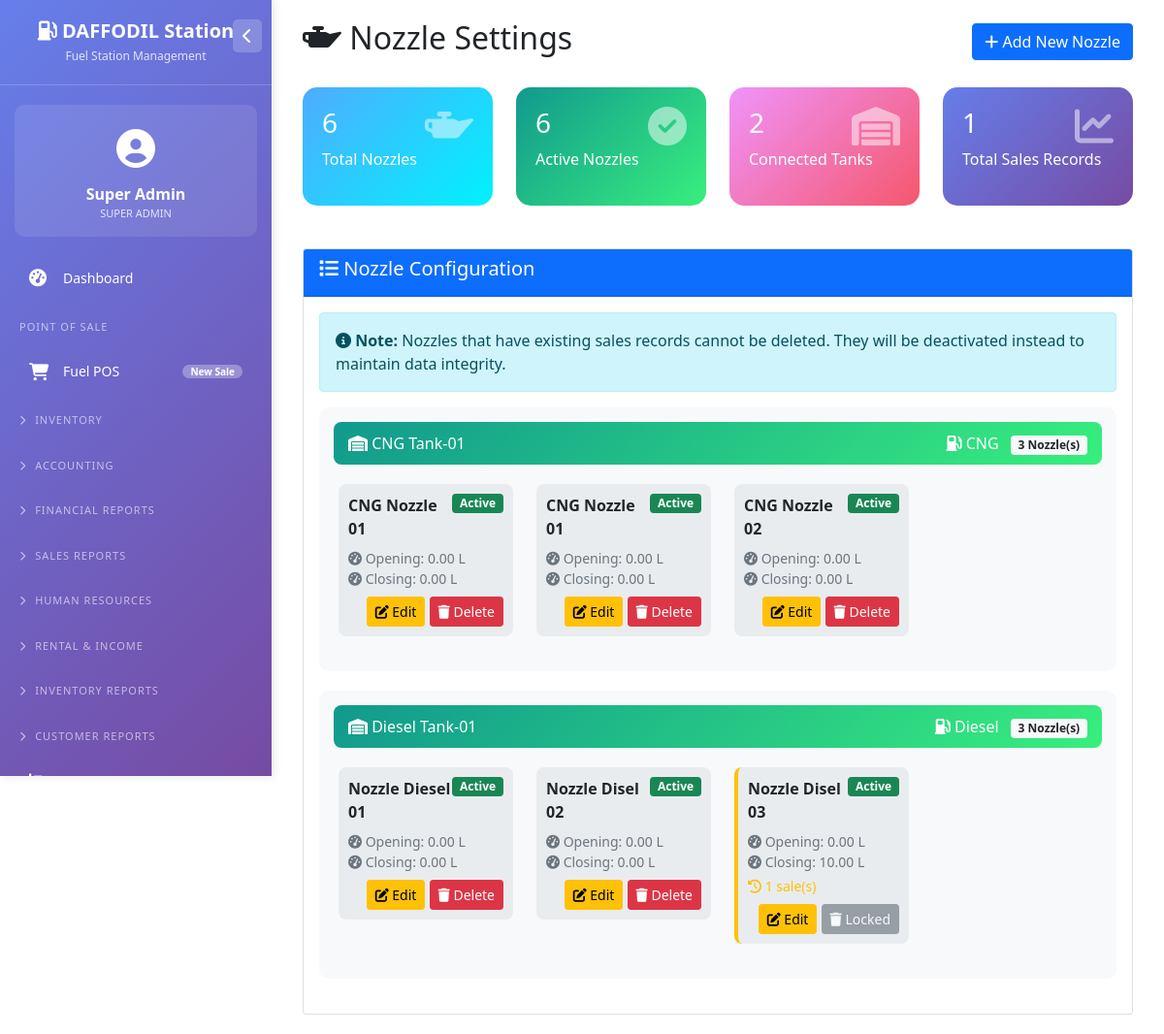
/nozzle_settings.php (signed in), run on an earlier commit of the app's database.
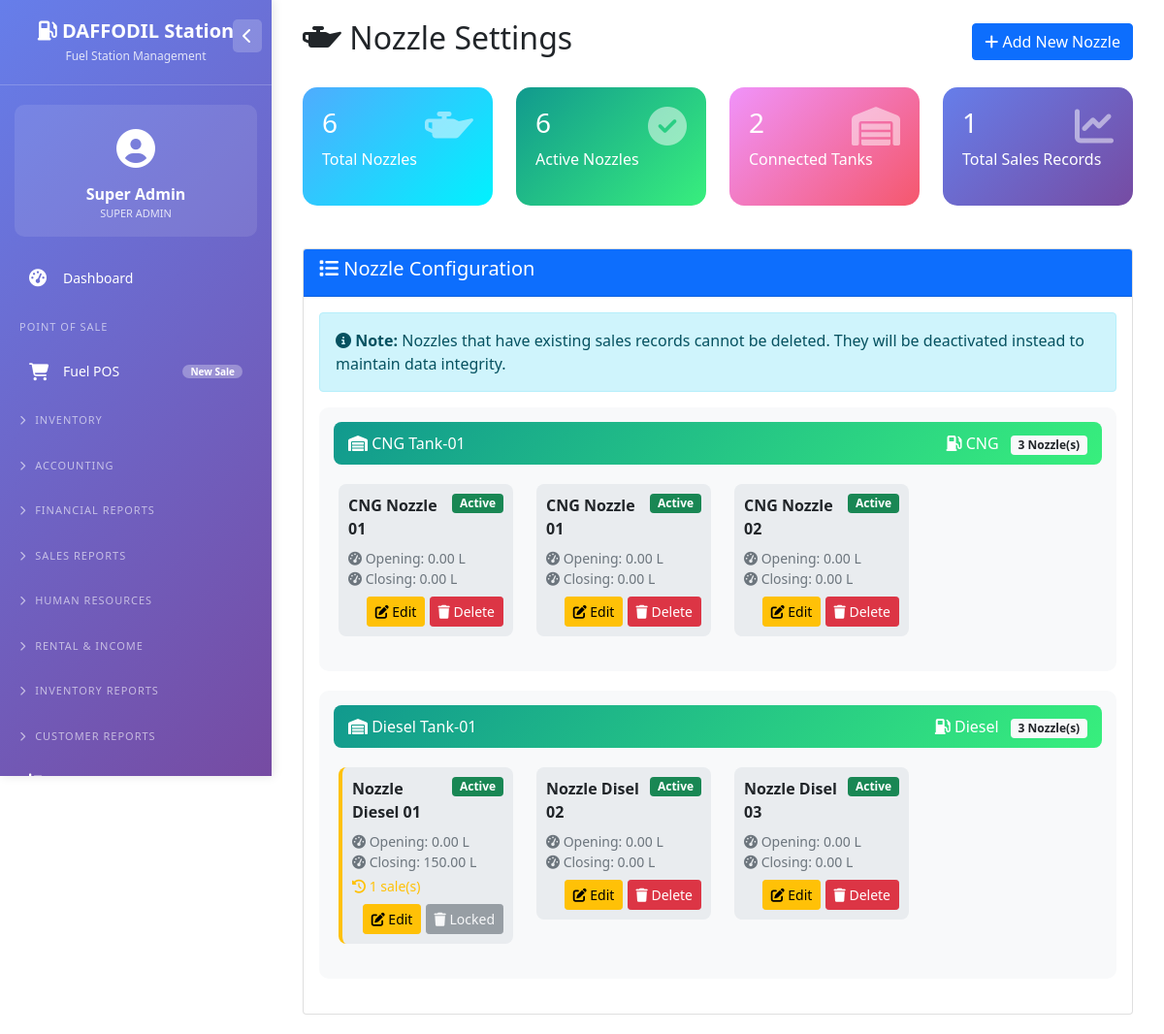
And on a later commit of the database.
### tables this page shows
CREATE TABLE `nozzles` (
  `id` int(11) NOT NULL,
  `nozzle_name` varchar(50) NOT NULL,
  `tank_id` int(11) NOT NULL,
  `opening_meter` decimal(10,2) DEFAULT 0.00,
  `closing_meter` decimal(10,2) DEFAULT 0.00,
  `is_active` tinyint(1) DEFAULT 1
);

### nozzle_settings.php (the view, shortened to what the changed rows need)
<?php
require_once 'config/database.php';
$nozzles = $pdo->query("
    SELECT n.*,
           t.tank_name,
           t.product_id,
           p.product_name,
           (SELECT COUNT(*) FROM sales WHERE nozzle_id = n.id) as sale_count
    FROM nozzles n
    LEFT JOIN tanks t ON n.tank_id = t.id
    LEFT JOIN fuel_products p ON t.product_id = p.id
    ORDER BY n.nozzle_name
")->fetchAll();
?>
<!DOCTYPE html>
<html lang="en">
<head>
    <link href="https://cdn.jsdelivr.net/npm/bootstrap@5.1.3/dist/css/bootstrap.min.css" rel="stylesheet">
    <link rel="stylesheet" href="https://cdnjs.cloudflare.com/ajax/libs/font-awesome/6.4.0/css/all.min.css">
    <link rel="stylesheet" href="https://cdn.datatables.net/1.11.5/css/dataTables.bootstrap5.min.css">
</head>
<body>
    <?php include 'left_menu.php'; ?>
    <div class="main-content">
        <div class="container-fluid">
            <div class="d-flex justify-content-between align-items-center mb-4">
                <h2><i class="fas fa-oil-can"></i> Nozzle Settings</h2>
            </div>
            <div class="card">
                <div class="card-body">
                    <?php
                    $grouped = [];
                    foreach($nozzles as $nozzle) {
                        $tank_key = $nozzle['tank_id'] ?? 'unassigned';
                        if(!isset($grouped[$tank_key])) {
                            $grouped[$tank_key] = [
                                'tank_name' => $nozzle['tank_name'] ?? 'Unassigned',
                                'product_name' => $nozzle['product_name'] ?? 'N/A',
                                'nozzles' => []
                            ];
                        }
                        $grouped[$tank_key]['nozzles'][] = $nozzle;
                    }
                    ?>
                    <?php foreach($grouped as $tank_id => $group): ?>
                        <div class="tank-group">
                            <div class="tank-title">
                                <i class="fas fa-warehouse"></i>
                                <?php echo htmlspecialchars($group['tank_name']); ?>
                                <span class="float-end">
                                    <i class="fas fa-gas-pump"></i> <?php echo $group['product_name']; ?>
                                    <span class="badge bg-light text-dark ms-2">
                                        <?php echo count($group['nozzles']); ?> Nozzle(s)
                                    </span>
                                </span>
                            </div>
                            <div class="row">
                                <?php foreach($group['nozzles'] as $nozzle): ?>
                                    <div class="col-md-4 col-lg-3 mb-3">
                                        <div class="nozzle-badge <?php echo $nozzle['sale_count'] > 0 ? 'has-sales' : ''; ?>">
                                            <div class="d-flex justify-content-between align-items-start">
                                                <strong><?php echo htmlspecialchars($nozzle['nozzle_name']); ?></strong>
                                                <?php if($nozzle['is_active']): ?>
                                                    <span class="badge bg-success">Active</span>
                                                <?php else: ?>
                                                    <span class="badge bg-secondary">Inactive</span>
                                                <?php endif; ?>
                                            </div>
                                            <div class="small text-muted mt-2">
                                                <div><i class="fas fa-tachometer-alt"></i> Opening: <?php echo number_format($nozzle['opening_meter'], 2); ?> L</div>
                                                <div><i class="fas fa-tachometer-alt"></i> Closing: <?php echo number_format($nozzle['closing_meter'], 2); ?> L</div>
                                                <?php if($nozzle['sale_count'] > 0): ?>
                                                    <div class="text-warning mt-1">
                                                        <i class="fas fa-history"></i> <?php echo $nozzle['sale_count']; ?> sale(s)
                                                    </div>
                                                <?php endif; ?>
                                            </div>
                                            <div class="mt-2 text-end">
                                                <button class="btn btn-sm btn-warning" onclick="editNozzle(<?php echo $nozzle['id']; ?>, '<?php echo addslashes($nozzle['nozzle_name']); ?>', <?php echo $nozzle['tank_id'] ?? 'null'; ?>, <?php echo $nozzle['is_active']; ?>)">
                                                    <i class="fas fa-edit"></i> Edit
                                                </button>
                                                <?php if($nozzle['sale_count'] == 0): ?>
                                                    <a href="?delete_id=<?php echo $nozzle['id']; ?>" class="btn btn-sm btn-danger" onclick="return confirm('Delete this nozzle? This action cannot be undone.')">
                                                        <i class="fas fa-trash"></i> Delete
                                                    </a>
                                                <?php else: ?>
                                                    <button class="btn btn-sm btn-secondary" disabled title="Cannot delete - has <?php echo $nozzle['sale_count']; ?> sales record(s)">
                                                        <i class="fas fa-trash"></i> Locked
                                                    </button>
                                                <?php endif; ?>
                                            </div>
                                        </div>
                                    </div>
                                <?php endforeach; ?>
                            </div>
                        </div>
                    <?php endforeach; ?>
                </div>
            </div>
        </div>
    </div>
</body>
</html>

What changed in the data, as far as the page shows it:
changed nozzles "Nozzle Diesel 01": closing_meter "0.00" → "150.00"
changed nozzles "Nozzle Disel 03": closing_meter "10.00" → "0.00"
Also different on the page:
list line gone: "Delete"
new list line: "1 sale(s) Locked"
list line gone: "1 sale(s) Locked"
new list line: "Delete"
